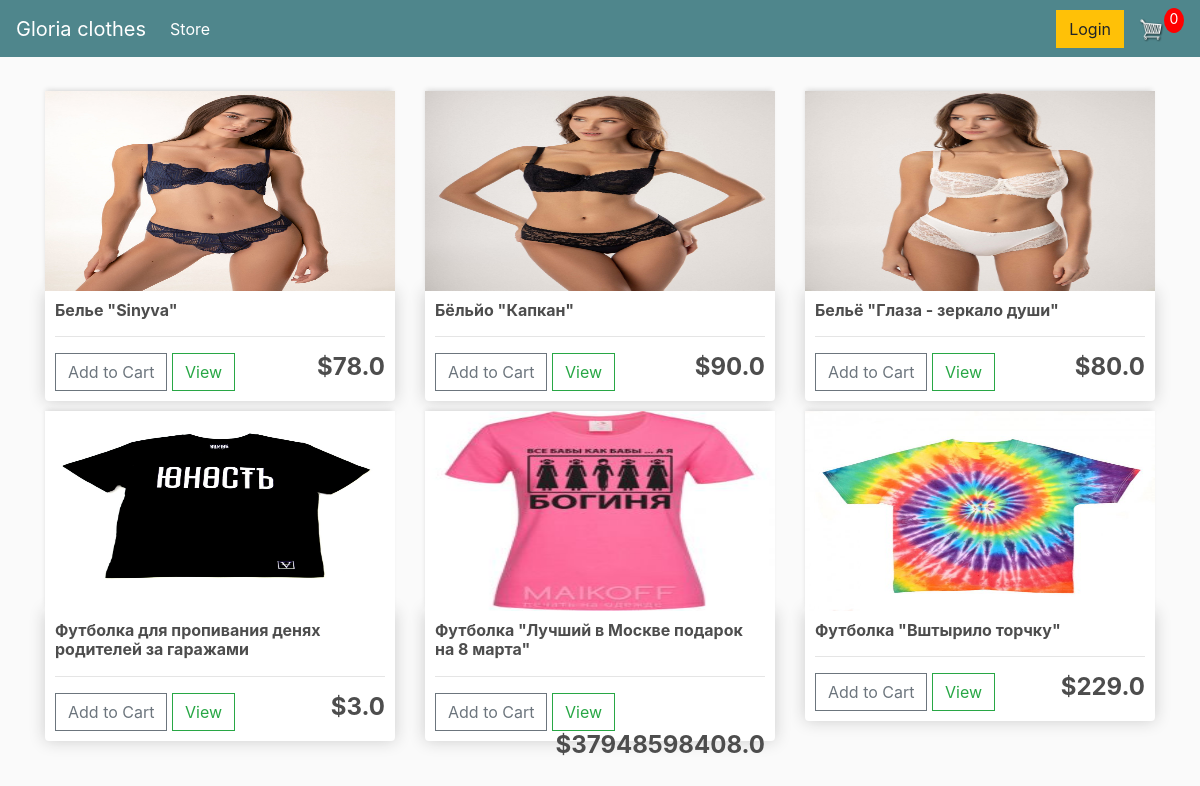
The page / on the database its author committed.
### store/models.py (models this page shows, shortened)
class Product(models.Model):
	name = models.CharField(max_length=200)
	price = models.FloatField()
	digital = models.BooleanField(default=False,null=True, blank=True)
	image = models.ImageField(null=True, blank=True)
	@property
	def imageURL(self):
		try:
			url = self.image.url
		except:
			url = ''
		return url

### store/views.py (the view)
# urls.py: path('', include('store.urls')),
def store(request):
    data = cartData(request)
    cartItems = data['cartItems']
    order = data['order']
    items = data['items']
    products = Product.objects.all()
    context = {'products': products, 'cartItems': cartItems}
    return render(request, 'store/store.html', context)

### store/utils.py (called while the page is built, shortened)
def cookieCart(request):
	try:
		cart = json.loads(request.COOKIES['cart'])
	except:
		cart = {}
		print('CART:', cart)
	items = []
	order = {'get_cart_total':0, 'get_cart_items':0, 'shipping':False}
	cartItems = order['get_cart_items']
	return {'cartItems':cartItems ,'order':order, 'items':items}

def cartData(request):
	if request.user.is_authenticated:
		customer = request.user.customer
		order, created = Order.objects.get_or_create(customer=customer, complete=False)
		items = order.orderitem_set.all()
		cartItems = order.get_cart_items
	else:
		cookieData = cookieCart(request)
		cartItems = cookieData['cartItems']
		order = cookieData['order']
		items = cookieData['items']
	return {'cartItems':cartItems ,'order':order, 'items':items}

### store/templates/store/store.html
{% extends 'store/main.html' %}
{% load static %}
{% block content %}
	<div class="row">
		{% for product in products %}
		<div class="col-lg-4">
			<img class="thumbnail" src="{{product.imageURL}}">
			<div class="box-element product">
				<h6><strong>{{product.name}}</strong></h6>
				<hr>
				<button data-product="{{product.id}}" data-action="add" class="btn btn-outline-secondary add-btn update-cart">Add to Cart</button>
				<a class="btn btn-outline-success" href="#">View</a>
				<h4 style="display: inline-block; float: right"><strong>${{product.price}}</strong></h4>
			</div>
		</div>
		{% endfor %}
	</div>
{% endblock content %}

### store/templates/store/main.html (shortened to what this page needs)
<!DOCTYPE html>
{% load static %}
<html>
<head>
	<link rel="stylesheet" href="https://stackpath.bootstrapcdn.com/bootstrap/4.4.1/css/bootstrap.min.css">
	<link rel="stylesheet" type="text/css" href="{% static 'css/main.css' %}">
</head>
<body>
	<nav class="navbar navbar-expand-lg navbar-dark bg-dark">
	  <a class="navbar-brand" href="{% url 'store' %}">Gloria clothes</a>
	  <div class="collapse navbar-collapse" id="navbarSupportedContent">
	    <ul class="navbar-nav mr-auto">
	      <li class="nav-item active">
	        <a class="nav-link" href="{% url 'store' %}">Store <span class="sr-only">(current)</span></a>
	      </li>
	    </ul>
	    <div class="form-inline my-2 my-lg-0">
	     	<a href="#"class="btn btn-warning">Login</a>
	     	<a href="{% url 'cart' %}">
	    		<img  id="cart-icon" src="{% static 'images/cart.png' %}">
	    	</a>
	    	<p id="cart-total">{{cartItems}}</p>
	    </div>
	  </div>
	</nav>
     <div class="container">
            <br>
            {% block content %}
            {% endblock content %}
         </div>
</body>
</html>

### static/css/main.css (style rules this page uses)
body { background-color: hsl(0, 0%, 98%); }
h1,h2,h3,h4,h5,h6 { color:hsl(0, 0%, 30%); }
.box-element { box-shadow:hsl(0, 0%, 80%) 0 0 16px; background-color: #fff; border-radius: 4px; padding: 10px; }
.thumbnail { width: 100%; height: 200px; -webkit-box-shadow: -1px -3px 5px -2px rgba(214,214,214,1); -moz-box-shadow: -1px -3px 5px -2px rgba(214,214,214,1); box-shadow: -1px -3px 5px -2px rgba(214,214,214,1); }
.product { border-radius: 0 0 4px 4px; }
.bg-dark { background-color: #4f868c!important; }
#cart-icon { width:25px; display: inline-block; margin-left: 15px; }
#cart-total { display: block; text-align: center; color:#fff; background-color: red; width: 20px; height: 25px; border-radius: 50%; font-size: 14px; }
.col-lg-4, .col-lg-6, .col-lg-8, .col-lg-12 { margin-top: 10px; }
.btn { border-radius: 0; }

### rows shown on the page
Product: imageURL (picture), name "Белье \"Sinyva\"", price "78.0"
Product: imageURL (picture), name "Бёльйо \"Капкан\"", price "90.0"
Product: imageURL (picture), name "Бельё \"Глаза - зеркало души\"", price "80.0"
Product: imageURL (picture), name "Футболка для пропивания денях родителей за гаражами", price "3.0"
Product: imageURL (picture), name "Футболка \"Лучший в Москве подарок на 8 марта\"", price "37948598408.0"
Product: imageURL (picture), name "Футболка \"Вштырило торчку\"", price "229.0"

### other values the page prints
{{ cartItems }} "0"
